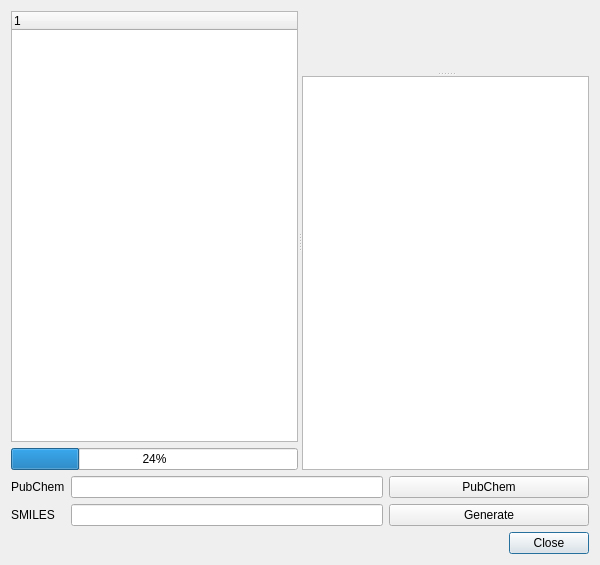
<?xml version="1.0" encoding="UTF-8"?>
<ui version="4.0">
 <class>PubChemDialogData</class>
 <widget class="QDialog" name="PubChemDialogData">
  <property name="geometry">
   <rect>
    <x>0</x>
    <y>0</y>
    <width>600</width>
    <height>565</height>
   </rect>
  </property>
  <property name="windowTitle">
   <string>Query PubChem or generate from SMILES</string>
  </property>
  <layout class="QGridLayout" name="gridLayout">
   <item row="0" column="0" colspan="3">
    <widget class="QSplitter" name="splitter_2">
     <property name="orientation">
      <enum>Qt::Horizontal</enum>
     </property>
     <widget class="QWidget" name="">
      <layout class="QVBoxLayout" name="verticalLayout">
       <item>
        <widget class="QTreeWidget" name="queries">
         <column>
          <property name="text">
           <string notr="true">1</string>
          </property>
         </column>
        </widget>
       </item>
       <item>
        <widget class="QProgressBar" name="progress_bar">
         <property name="value">
          <number>24</number>
         </property>
        </widget>
       </item>
      </layout>
     </widget>
     <widget class="QSplitter" name="splitter">
      <property name="sizePolicy">
       <sizepolicy hsizetype="Preferred" vsizetype="MinimumExpanding">
        <horstretch>0</horstretch>
        <verstretch>0</verstretch>
       </sizepolicy>
      </property>
      <property name="orientation">
       <enum>Qt::Vertical</enum>
      </property>
      <widget class="BALL::VIEW::SDWidget" name="sdwidget_" native="true">
       <property name="sizePolicy">
        <sizepolicy hsizetype="Preferred" vsizetype="Preferred">
         <horstretch>0</horstretch>
         <verstretch>0</verstretch>
        </sizepolicy>
       </property>
       <property name="contextMenuPolicy">
        <enum>Qt::ActionsContextMenu</enum>
       </property>
      </widget>
      <widget class="QTextEdit" name="text_field">
       <property name="acceptDrops">
        <bool>false</bool>
       </property>
       <property name="undoRedoEnabled">
        <bool>false</bool>
       </property>
       <property name="readOnly">
        <bool>true</bool>
       </property>
      </widget>
     </widget>
    </widget>
   </item>
   <item row="1" column="0">
    <widget class="QLabel" name="label_2">
     <property name="sizePolicy">
      <sizepolicy hsizetype="Preferred" vsizetype="Fixed">
       <horstretch>0</horstretch>
       <verstretch>0</verstretch>
      </sizepolicy>
     </property>
     <property name="text">
      <string>PubChem</string>
     </property>
    </widget>
   </item>
   <item row="1" column="1">
    <widget class="QLineEdit" name="pubchem_label"/>
   </item>
   <item row="1" column="2">
    <widget class="QPushButton" name="search_button">
     <property name="sizePolicy">
      <sizepolicy hsizetype="Expanding" vsizetype="Fixed">
       <horstretch>0</horstretch>
       <verstretch>0</verstretch>
      </sizepolicy>
     </property>
     <property name="maximumSize">
      <size>
       <width>200</width>
       <height>16777215</height>
      </size>
     </property>
     <property name="text">
      <string>PubChem</string>
     </property>
     <property name="autoDefault">
      <bool>false</bool>
     </property>
    </widget>
   </item>
   <item row="2" column="0">
    <widget class="QLabel" name="label">
     <property name="sizePolicy">
      <sizepolicy hsizetype="Preferred" vsizetype="Fixed">
       <horstretch>0</horstretch>
       <verstretch>0</verstretch>
      </sizepolicy>
     </property>
     <property name="text">
      <string>SMILES</string>
     </property>
    </widget>
   </item>
   <item row="2" column="1">
    <widget class="QLineEdit" name="smiles_label"/>
   </item>
   <item row="2" column="2">
    <widget class="QPushButton" name="generate_button">
     <property name="maximumSize">
      <size>
       <width>200</width>
       <height>16777215</height>
      </size>
     </property>
     <property name="text">
      <string>Generate</string>
     </property>
     <property name="autoDefault">
      <bool>false</bool>
     </property>
    </widget>
   </item>
   <item row="3" column="0" colspan="3">
    <widget class="QDialogButtonBox" name="buttonBox">
     <property name="standardButtons">
      <set>QDialogButtonBox::Close</set>
     </property>
    </widget>
   </item>
  </layout>
 </widget>
 <customwidgets>
  <customwidget>
   <class>BALL::VIEW::SDWidget</class>
   <extends>QWidget</extends>
   <header location="global">BALL/VIEW/WIDGETS/SDWidget.h</header>
   <container>1</container>
  </customwidget>
 </customwidgets>
 <tabstops>
  <tabstop>pubchem_label</tabstop>
  <tabstop>search_button</tabstop>
  <tabstop>smiles_label</tabstop>
  <tabstop>generate_button</tabstop>
  <tabstop>buttonBox</tabstop>
  <tabstop>text_field</tabstop>
 </tabstops>
 <resources/>
 <connections>
  <connection>
   <sender>buttonBox</sender>
   <signal>rejected()</signal>
   <receiver>PubChemDialogData</receiver>
   <slot>hide()</slot>
   <hints>
    <hint type="sourcelabel">
     <x>410</x>
     <y>560</y>
    </hint>
    <hint type="destinationlabel">
     <x>377</x>
     <y>757</y>
    </hint>
   </hints>
  </connection>
  <connection>
   <sender>buttonBox</sender>
   <signal>accepted()</signal>
   <receiver>PubChemDialogData</receiver>
   <slot>finished()</slot>
   <hints>
    <hint type="sourcelabel">
     <x>457</x>
     <y>543</y>
    </hint>
    <hint type="destinationlabel">
     <x>451</x>
     <y>655</y>
    </hint>
   </hints>
  </connection>
  <connection>
   <sender>pubchem_label</sender>
   <signal>returnPressed()</signal>
   <receiver>search_button</receiver>
   <slot>click()</slot>
   <hints>
    <hint type="sourcelabel">
     <x>215</x>
     <y>346</y>
    </hint>
    <hint type="destinationlabel">
     <x>475</x>
     <y>345</y>
    </hint>
   </hints>
  </connection>
  <connection>
   <sender>smiles_label</sender>
   <signal>returnPressed()</signal>
   <receiver>generate_button</receiver>
   <slot>click()</slot>
   <hints>
    <hint type="sourcelabel">
     <x>245</x>
     <y>454</y>
    </hint>
    <hint type="destinationlabel">
     <x>429</x>
     <y>455</y>
    </hint>
   </hints>
  </connection>
 </connections>
 <slots>
  <slot>finished()</slot>
 </slots>
</ui>
